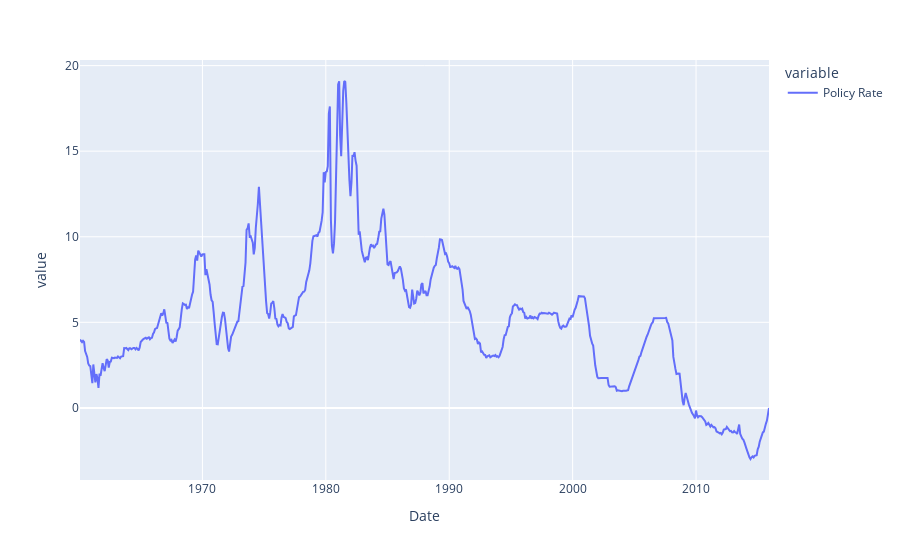

The notebook cell this image was saved under:
### Code cell
px.line(data)

### Figure 1 — Plotly figure (JSON) as saved in the notebook; plotly's stock layout.template omitted (floating-point values rounded to 4 significant figures; data arrays with more than 128 entries replaced by an {"elided": "..."} marker saying what was removed)
{"data": [{"hovertemplate": "variable=Policy Rate<br>Date=%{x}<br>value=%{y}<extra></extra>", "legendgroup": "Policy Rate", "line": {"color": "#636efa", "dash": "solid"}, "mode": "lines", "name": "Policy Rate", "orientation": "v", "showlegend": true, "type": "scatter", "x": {"elided": "671 str values"}, "xaxis": "x", "y": {"elided": "671 float values"}, "yaxis": "y"}], "layout": {"legend": {"title": {"text": "variable"}, "tracegroupgap": 0}, "margin": {"t": 60}, "xaxis": {"anchor": "y", "domain": [0, 1], "title": {"text": "Date"}}, "yaxis": {"anchor": "x", "domain": [0, 1], "title": {"text": "value"}}}}
